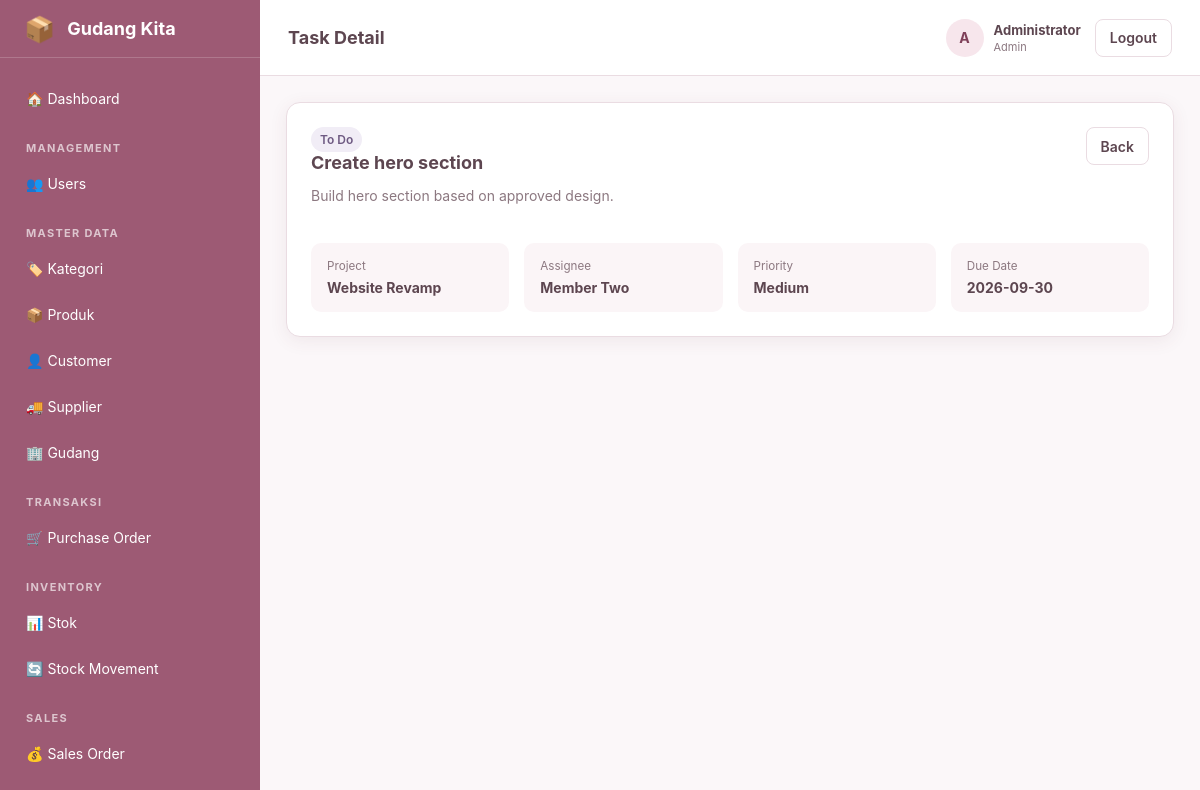
Before: /?page=tasks&action=view&id=3 (signed in) with the older database file.
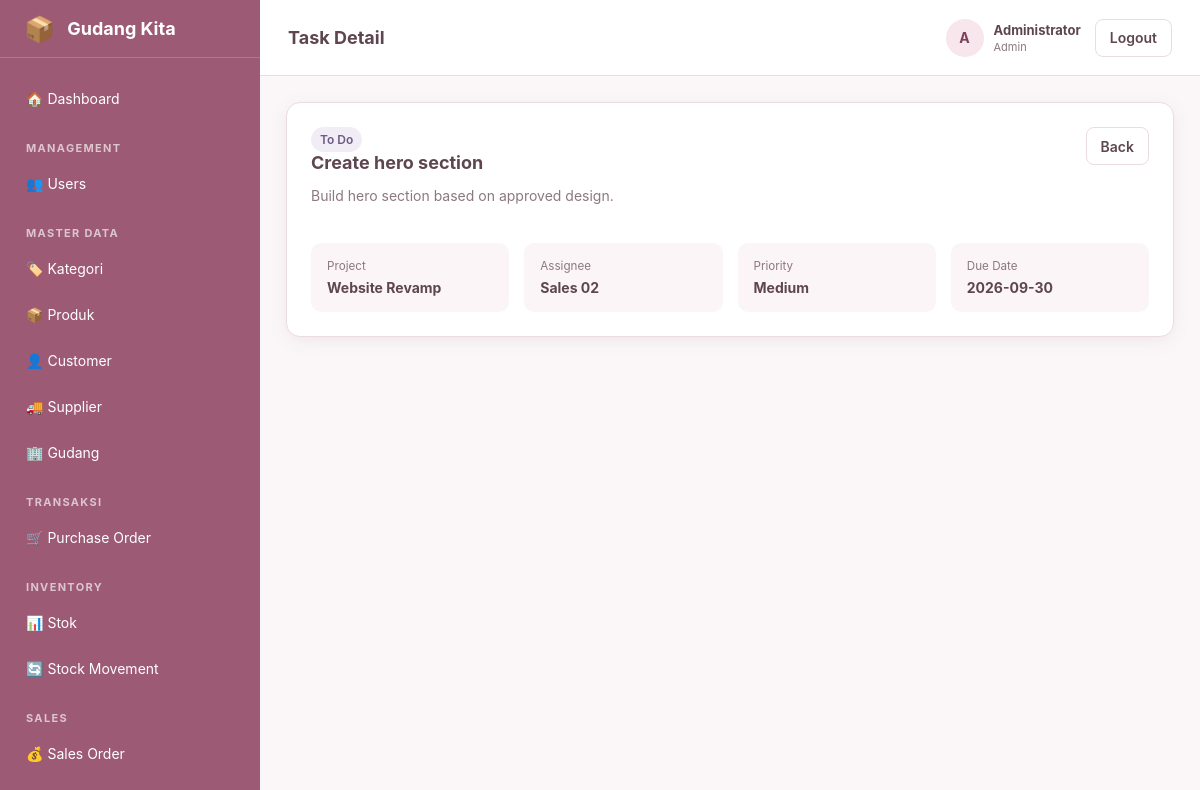
After: the same page with the newer database file.
### tables this page shows
CREATE TABLE tasks (
 id INT UNSIGNED AUTO_INCREMENT PRIMARY KEY,
 project_id INT UNSIGNED NOT NULL,
 title VARCHAR(180) NOT NULL,
 description TEXT NOT NULL,
 assignee_id INT UNSIGNED NOT NULL,
 status ENUM('To Do','In Progress','Done') NOT NULL DEFAULT 'To Do',
 priority ENUM('Low','Medium','High') NOT NULL DEFAULT 'Medium',
 due_date DATE NOT NULL,
 created_at TIMESTAMP NOT NULL DEFAULT CURRENT_TIMESTAMP,
 updated_at TIMESTAMP NOT NULL DEFAULT CURRENT_TIMESTAMP ON UPDATE CURRENT_TIMESTAMP,
 INDEX idx_tasks_project(project_id), INDEX idx_tasks_assignee_status(assignee_id,status), INDEX idx_tasks_due_status(due_date,status),
 CONSTRAINT fk_tasks_project FOREIGN KEY(project_id) REFERENCES projects(id) ON UPDATE CASCADE ON DELETE RESTRICT,
 CONSTRAINT fk_tasks_assignee FOREIGN KEY(assignee_id) REFERENCES users(id) ON UPDATE CASCADE ON DELETE RESTRICT
);

CREATE TABLE projects (
 id INT UNSIGNED AUTO_INCREMENT PRIMARY KEY,
 name VARCHAR(150) NOT NULL,
 description TEXT NOT NULL,
 status ENUM('Planning','Active','Completed','Archived') NOT NULL DEFAULT 'Planning',
 start_date DATE NOT NULL,
 target_date DATE NOT NULL,
 created_at TIMESTAMP NOT NULL DEFAULT CURRENT_TIMESTAMP,
 updated_at TIMESTAMP NOT NULL DEFAULT CURRENT_TIMESTAMP ON UPDATE CURRENT_TIMESTAMP,
 INDEX idx_projects_status(status), INDEX idx_projects_target(target_date),
 CONSTRAINT chk_project_dates CHECK(target_date >= start_date)
);

CREATE TABLE users (
 id INT UNSIGNED AUTO_INCREMENT PRIMARY KEY,
 username VARCHAR(50) NOT NULL UNIQUE,
 password VARCHAR(255) NOT NULL,
 name VARCHAR(100) NOT NULL,
 email VARCHAR(150) NOT NULL UNIQUE,
 role ENUM('Admin','Sales','WarehouseStaff') NOT NULL DEFAULT 'Sales',
 is_active TINYINT(1) NOT NULL DEFAULT 1,
 created_at TIMESTAMP NOT NULL DEFAULT CURRENT_TIMESTAMP
);

### app/Controller/BaseController.php (called while the page is built, shortened)
<?php
abstract class BaseController
{
    protected function view(string $view, array $data = []): void
    {
        $data['currentUser'] = Auth::user();
        $data['csrfField'] = CsrfToken::field();
        $data['pageTitle'] = $data['pageTitle'] ?? 'Project Activity';
        extract($data, EXTR_SKIP);
        include_once BASE_PATH.'/views/layouts/app.php';
    }
}

### app/Controller/TaskController.php (called while the page is built, shortened)
<?php
final class TaskController extends BaseController
{
    private TaskRepository $repo;
    public function __construct(\PDO $pdo)
    {
        $this->repo = new TaskRepository($pdo);
    }
    public function show(int $id): void
    {
        $t = $this->repo->find($id);
        if (Auth::role() === 'Sales' && (int)$t['assignee_id'] !== Auth::id()) {
            http_response_code(403);
            require_once BASE_PATH.'/views/403.php';
            return;
        }$this->view('tasks/show', ['pageTitle' => 'Task Detail','task' => $t]);
    }
}

### app/Support/helpers.php (called while the page is built, shortened)
<?php
function e(mixed $v): string
{
    return htmlspecialchars((string)$v, ENT_QUOTES, 'UTF-8');
}

### app/Repository/TaskRepository.php (called while the page is built, shortened)
<?php
final class TaskRepository
{
    public function find(int $id): ?array
    {
        $s = $this->pdo->prepare('SELECT t.*,p.name project_name,p.start_date project_start,p.target_date project_target,u.name assignee_name FROM tasks t JOIN projects p ON p.id=t.project_id JOIN users u ON u.id=t.assignee_id WHERE t.id=?');
        $s->execute([$id]);
        return $s->fetch() ?: null;
    }
}

### views/tasks/show.php (the view)
<div class="card detail-card"><div class="detail-header"><div><span class="badge status-<?=strtolower(str_replace(' ','-',$task['status']))?>"><?=e($task['status'])?></span><h2><?=e($task['title'])?></h2><p class="muted"><?=e($task['description'])?></p></div><a class="btn" href="?page=tasks">Back</a></div><div class="detail-grid"><div><small>Project</small><strong><?=e($task['project_name'])?></strong></div><div><small>Assignee</small><strong><?=e($task['assignee_name'])?></strong></div><div><small>Priority</small><strong><?=e($task['priority'])?></strong></div><div><small>Due Date</small><strong><?=e($task['due_date'])?></strong></div></div></div>

### public/index.php (shortened to what this page needs)
<?php
$config = require_once BASE_PATH.'/config/app.php';
$page = (string)($_GET['page'] ?? 'dashboard');
$action = (string)($_GET['action'] ?? 'index');
$id = (int)($_GET['id'] ?? 0);
try {
    $c = new $map[$page]($pdo);
    if ($action === 'view' && $page !== 'stock' && $_SERVER['REQUEST_METHOD'] === 'GET') {
        $c->show($id);
        exit;
    }
}
        catch (Throwable $e) {
    \App\Support\Logger::error($e);
    http_response_code(500);
    require_once BASE_PATH.'/views/500.php';
}

### views/layouts/app.php (shortened to what this page needs)
<!doctype html>
<html lang="id">
<head>
<link rel="stylesheet" href="assets/css/style.css">
</head>
<body>
<div class="app-wrapper">
<aside class="sidebar" id="sidebar">
 <div class="brand"><span>📦</span><strong>Gudang Kita</strong></div>
 <nav>
  <a class="nav-item <?=($_GET['page']??'dashboard')==='dashboard'?'active':''?>" href="?page=dashboard">🏠 Dashboard</a>
  <?php if(($currentUser['role']??'')==='Admin'): ?><div class="nav-label">MANAGEMENT</div><a class="nav-item <?=($_GET['page']??'')==='users'?'active':''?>" href="?page=users">👥 Users</a><?php endif; ?>
  <?php if(($currentUser['role']??'')==='Admin'): ?>
   <div class="nav-label">MASTER DATA</div>
   <?php foreach([['categories','🏷️ Kategori'],['products','📦 Produk'],['customers','👤 Customer'],['suppliers','🚚 Supplier'],['warehouses','🏢 Gudang']] as [$mt,$ml]):?><a class="nav-item <?=($_GET['page']??'')==='masters'&&($_GET['type']??'')===$mt?'active':''?>" href="?page=masters&type=<?=$mt?>"><?=$ml?></a><?php endforeach;?>
   <div class="nav-label">TRANSAKSI</div>
   <a class="nav-item <?=($_GET['page']??'')==='purchase'?'active':''?>" href="?page=purchase">🛒 Purchase Order</a>
   <div class="nav-label">INVENTORY</div>
   <a class="nav-item <?=($_GET['page']??'')==='stock'?'active':''?>" href="?page=stock">📊 Stok</a>
   <a class="nav-item <?=($_GET['page']??'')==='movements'?'active':''?>" href="?page=movements">🔄 Stock Movement</a>
  <?php endif; ?>
  <?php if(in_array(($currentUser['role']??''),['Admin','Sales','WarehouseStaff'],true)): ?><div class="nav-label">SALES</div><a class="nav-item <?=($_GET['page']??'')==='sales'?'active':''?>" href="?page=sales">💰 Sales Order</a><?php endif; ?>
 </nav>
</aside>
<main class="main-content">
<header class="topbar">
 <div class="topbar-left">
  <h1><?=e($pageTitle??'')?></h1>
 </div>
 <div class="topbar-right">
  <div class="topbar-user">
   <div class="avatar"><?=e(strtoupper(substr($currentUser['name']??'U',0,1)))?></div>
   <div class="topbar-user-info">
    <strong><?=e($currentUser['name']??'')?></strong>
    <small><?=e($currentUser['role']??'')?></small>
   </div>
  </div>
  <form method="post" action="?page=logout">
   <button class="btn btn-logout-top" type="submit">Logout</button>
  </form>
 </div>
</header>
<section class="content">
<?php include_once BASE_PATH.'/views/'.str_replace('.','/',$view??'dashboard/index').'.php';?>
</section>
</main>
</div>
</body>
</html>

### public/assets/css/style.css (style rules this page uses)
:root { --primary:#9d5a74;--primary-dark:#7f4059;--soft:#f8edf1;--line:#eadce2;--text:#5d4650;--muted:#8c7880;--white:#fff;--danger:#b8545c;--success:#3f8a68;--shadow:0 4px 18px rgba(100,55,70,.08) }
* { box-sizing:border-box }
body { margin:0;font-family:Inter,system-ui,-apple-system,BlinkMacSystemFont,"Segoe UI",sans-serif;background:#fbf7f9;color:var(--text);font-size:14px }
a { text-decoration:none;color:inherit }
button,input,select,textarea { font:inherit }
button { cursor:pointer }
.app-wrapper { display:flex;min-height:100vh }
.sidebar { width:260px;background:var(--primary);color:#fff;display:flex;flex-direction:column;position:fixed;left:0;top:0;bottom:0;z-index:20 }
.brand { height:76px;display:flex;align-items:center;gap:12px;padding:0 24px;border-bottom:1px solid rgba(255,255,255,.18);font-size:18px }
.brand span { font-size:25px }
.sidebar nav { padding:20px 12px;overflow:auto }
.nav-item { display:flex;gap:10px;align-items:center;padding:12px 14px;border-radius:9px;margin-bottom:5px;color:#fff }
.nav-label { font-size:11px;font-weight:700;letter-spacing:.12em;opacity:.65;margin:22px 14px 8px }
.avatar { width:38px;height:38px;border-radius:50%;background:#f7e6ec;color:#7f4059;display:grid;place-items:center;font-weight:700 }
.main-content { margin-left:260px;min-width:0;flex:1 }
.topbar { height:76px;background:#fff;border-bottom:1px solid var(--line);display:flex;align-items:center;justify-content:space-between;padding:0 28px;gap:15px;position:sticky;top:0;z-index:10 }
.topbar-left { display:flex;align-items:center;gap:15px;min-width:0 }
.topbar h1 { font-size:18px;margin:0 }
.topbar-right { display:flex;align-items:center;gap:14px }
.topbar-user { display:flex;align-items:center;gap:10px }
.topbar-user-info strong { display:block;font-size:13px;color:var(--text) }
.topbar-user-info small { display:block;font-size:11px;color:var(--muted);margin-top:2px }
.btn-logout-top { min-height:34px;padding:7px 14px;background:#fff;color:var(--primary);border-color:var(--line) }
.content { padding:26px;max-width:1500px;margin:auto }
.card { background:#fff;border:1px solid var(--line);border-radius:14px;box-shadow:var(--shadow);margin-bottom:20px }
.card-header h2,.detail-header h2 { margin:0 0 5px;font-size:18px }
.muted { color:var(--muted) }
.badge { display:inline-flex;padding:5px 9px;border-radius:999px;background:#f2e8ec;color:#75485a;font-size:12px;font-weight:600 }
.status-to-do,.status-planning { background:#f1edf6;color:#6e5a82 }
.btn { display:inline-flex;align-items:center;justify-content:center;min-height:38px;padding:8px 14px;border:1px solid var(--line);background:#fff;border-radius:8px;color:var(--text);font-weight:600 }
.detail-card { padding:24px }
.detail-header { display:flex;justify-content:space-between;gap:20px;align-items:flex-start;margin-bottom:25px }
.detail-grid { display:grid;grid-template-columns:repeat(4,1fr);gap:15px }
.detail-grid>div { background:#fbf5f7;border-radius:10px;padding:16px }
.detail-grid small { display:block;color:var(--muted);margin-bottom:6px }
html,body { max-width:100%;overflow-x:hidden }
.app-wrapper { max-width:100%;overflow-x:hidden }
.main-content { width:calc(100vw - 260px);overflow-x:hidden }
.content,.card,.table-wrap { min-width:0;max-width:100%;overflow-x:hidden }

Changed rows visible on the page:
changed through a linked row, tasks "Create hero section": assignee.name "Member Two" → "Sales 02"
